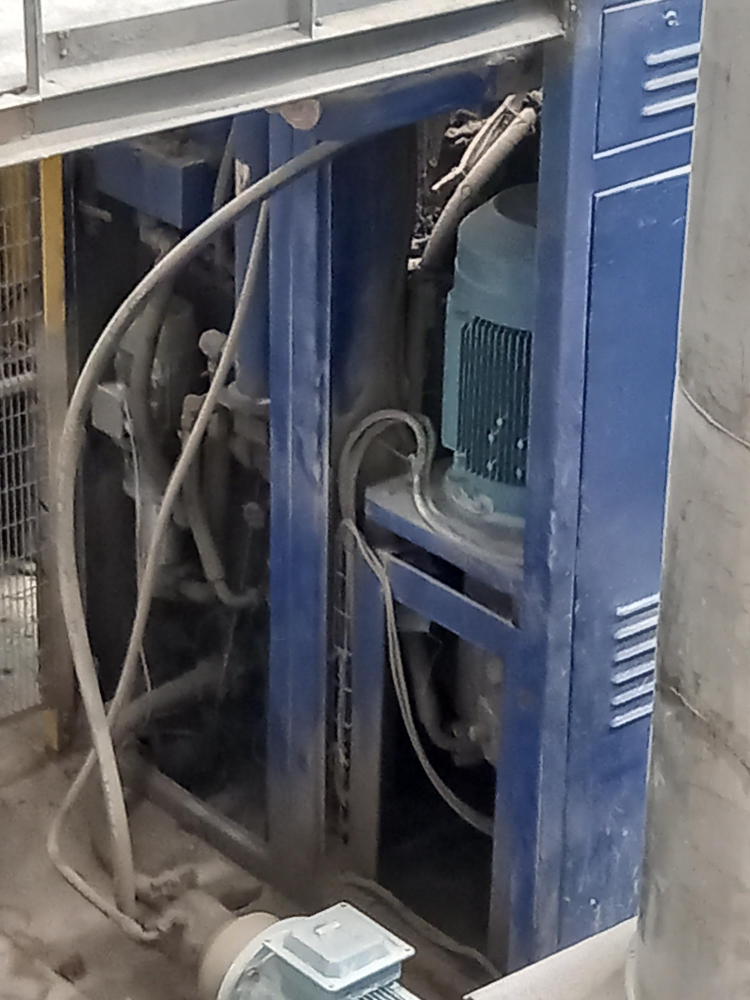
#> input picture RSS/Unknown_Machinery.jpg, 1500 x 2000 px (shown at 1/2 size)
$ python MachineryIdentifier.py
#> lines starting #> are read from the running program, lines starting #| are printed output that depends on the picture; pictures that were not available may be replaced by others from this repository, and a replacement may not be noted
import cv2 as cv
import pyautogui as pag


def identifyMachinery(IMG_PATH):
#> called with IMG_PATH = './RSS/Unknown_Machinery.jpg'
    try:
        img = cv.imread(IMG_PATH)
#> img is the input picture: shape (2000, 1500, 3); mean B, G, R 102.2, 95.1, 93.4
        # print(img.shape)
        h, w, ch = img.shape
#> h = 2000; w = 1500; ch = 3
        # img_resized = cv.resize(img, (0, 0), None, 0.5, 0.5)

        img_resized = cv.resize(img, (0, 0), None, 0.3, 0.3)
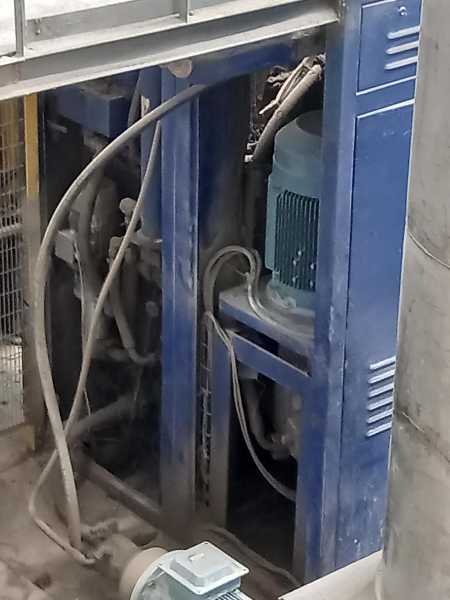
#> img_resized: shape (600, 450, 3); mean B, G, R 102.2, 95, 93.4

        # img_resized = cv.resize(img, (0, 0), None, 4, 4)

        win_name = 'MACHINERY'
        cv.namedWindow(win_name)
        W, H = pag.size()
        # print(w, h)
        # cv.moveWindow(win_name, w // 4, h // 4)
        cv.moveWindow(win_name, (2 * W + w) // 8, H // 4)


        gray = cv.cvtColor(img_resized, cv.COLOR_BGR2GRAY)
        # blur = cv.GaussianBlur(gray, (5, 5), 0)
        # thresh = cv.threshold(blur, 0, 255, cv.THRESH_BINARY_INV + cv.THRESH_OTSU)[1]


        x, y, w, h = cv.boundingRect(gray)
        cv.rectangle(img_resized, (x, y), (x + w, y + h), (36, 255, 12), 2)
        cv.putText(img_resized, f'(Width={w}px, Height={h}px)', (x + w // 8, y + h // 2), cv.FONT_HERSHEY_SIMPLEX, 0.7, (36, 255, 12), 2)
        #
        # cv.imshow("thresh", thresh)

        cv.imshow(win_name, img_resized)
        cv.waitKey(0)
        cv.destroyAllWindows()
    except(Exception,):
        print('Oops! Not a Valid Image/Path. Please try again...')
        IMG_PATH = input('Again Enter the Image Location: ')
#> the answer given: RSS/Unknown_Animal.jpg
        identifyMachinery(IMG_PATH)
#> call 2 of identifyMachinery, with IMG_PATH = 'RSS/Unknown_Animal.jpg'
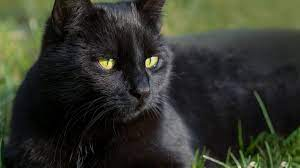
#> input picture RSS/Unknown_Animal.jpg, 300 x 168 px
#> in identifyMachinery, img is the input picture: shape (168, 300, 3); mean B, G, R 43.8, 54.1, 51.4
#> in identifyMachinery (call 2), `img_resized = cv.resize(img, (0, 0), None, 0.3, 0.3)`:
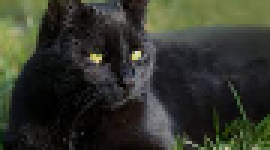
#> img_resized: shape (50, 90, 3) (shown 3 times larger); mean B, G, R 43.7, 54, 51.4
#> the answer given: RSS/Unknown_Transport_Vehicle.jpg
#> call 3 of identifyMachinery, with IMG_PATH = 'RSS/Unknown_Transport_Vehicle.jpg'
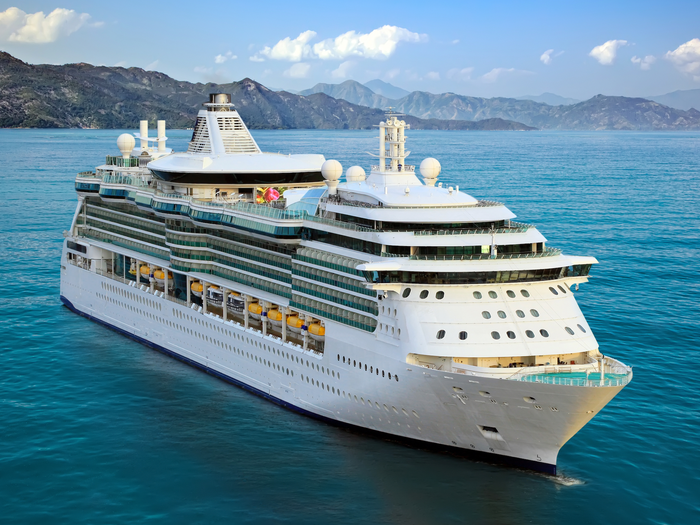
#> input picture RSS/Unknown_Transport_Vehicle.jpg, 700 x 525 px
#> in identifyMachinery, img is the input picture: shape (525, 700, 3); mean B, G, R 153.3, 136.5, 99.9
#> in identifyMachinery (call 3), `img_resized = cv.resize(img, (0, 0), None, 0.3, 0.3)`:
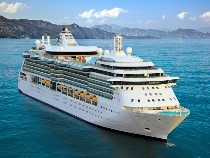
#> img_resized: shape (158, 210, 3); mean B, G, R 153, 136.2, 99.6
#> the answer given: RSS/Unknown_Transport_Vehicle.jpg
#> the answer given: n
#> the answer given: n
#> the answer given: n

# IMG_PATH = input('Please Enter the Image's Path/Location: ')
IMG_PATH = "./RSS/Unknown_Machinery.jpg"
#> (the run stopped early here; a loop or call above may not have finished)
